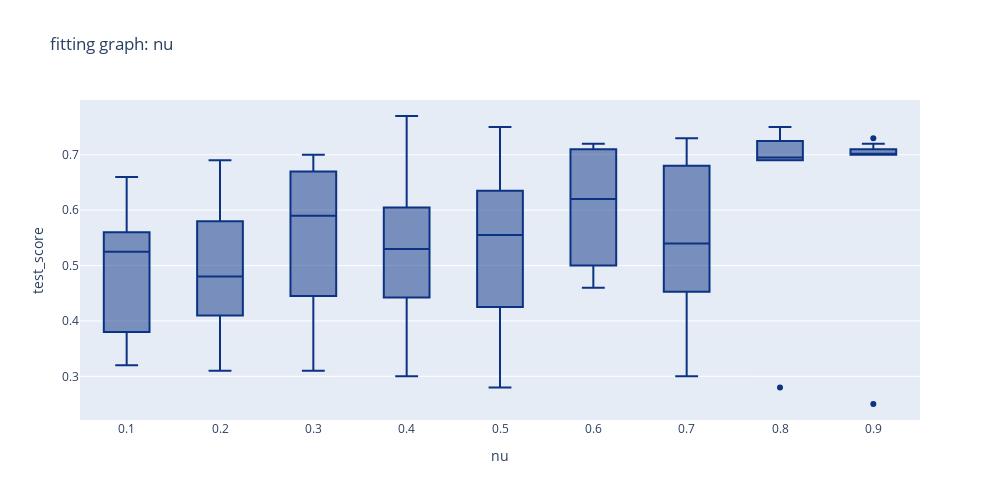

The notebook cell this image was saved under:
### Code cell
fig = px.box(
    data_frame = nusvc_optim.results,
    x = "nu",
    y = "test_score",

    color_discrete_sequence = plt_style_s,
    title = "fitting graph: nu",
    width = 1000,
    height = 500,

    #labels = {"test_score" : "validation_acc"},
)

fig.show()

### Figure 1 — Plotly figure (JSON) as saved in the notebook; plotly's stock layout.template omitted (floating-point values rounded to 4 significant figures; data arrays with more than 128 entries replaced by an {"elided": "..."} marker saying what was removed)
{"data": [{"alignmentgroup": "True", "hovertemplate": "nu=%{x}<br>test_score=%{y}<extra></extra>", "legendgroup": "", "marker": {"color": "rgb(12,51,131)"}, "name": "", "notched": false, "offsetgroup": "", "orientation": "v", "showlegend": false, "type": "box", "x": {"elided": "137 float values"}, "x0": " ", "xaxis": "x", "y": {"elided": "137 float values"}, "y0": " ", "yaxis": "y"}], "layout": {"boxmode": "group", "height": 500, "legend": {"tracegroupgap": 0}, "title": {"text": "fitting graph: nu"}, "width": 1000, "xaxis": {"anchor": "y", "domain": [0, 1], "title": {"text": "nu"}}, "yaxis": {"anchor": "x", "domain": [0, 1], "title": {"text": "test_score"}}}}
